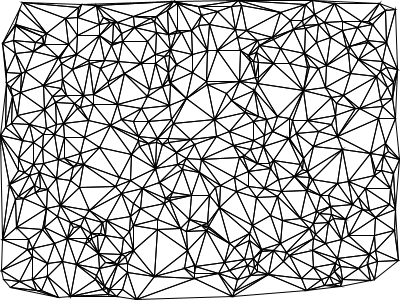
Frame 1 (no input)
Frame 2 (the mouse pressed at the canvas centre, redrawn once): identical to frame 1, image omitted

The Processing sketch that drew this single still picture (run headless with seeded random() and noise(); the mouse was pressed at the canvas centre and the sketch redrawn once):

// Processing sketch: sketch_170118
// ── sketch_170118.pde
//DelaunayTriangles
DelaunayTriangles delaunay;

void setup(){
  size(400, 300);
  noLoop();
  
  //ランダムな頂点のリストを作成
  ArrayList ptList = new ArrayList();
  for(int i = 0; i < 500; i++){
    ptList.add(new PVector(random(width),random(height)));
  }
  
  //作成したリストを基に、DelaunayTrianglesオブジェクトを作成
  delaunay = new DelaunayTriangles(ptList);
}

void draw(){
  background(255);
  stroke(0);
  noFill();
  smooth();
  
  delaunay.draw();
}  
// ── Circle.pde
class Circle{
  Point center;
  float radius;
  
  //中心座標と半径を与えて円を作る
  public Circle(PVector c, float r){
    this.center = new Point(c);
    this.radius = r;
  }
  
  //描画(デバッグ用)
  public void draw(){
    ellipse(center.x, center.y, radius * 2, radius *2); 
  }  
}
// ── DelaunayTriangles.pde
//HashSetを使うためにimportが必要
import java.util.*;


class DelaunayTriangles{
  public HashSet triangleSet; //三角形リスト
  
  //与えらた点のリストを基にDelaunay分割を行う
  public DelaunayTriangles(ArrayList pointList){
     DelaunayTriangulation(pointList);
  }
  
  //点のリストを与えて、Delaunay三角分割を行う
  public void DelaunayTriangulation(ArrayList pointList){
    //三角形リストを初期化
    triangleSet = new HashSet();
    
    // 巨大な外部三角形をリストに追加
    Triangle hugeTriangle = getHugeTriangle();
    triangleSet.add(hugeTriangle);

    try {
      // --------------------------------------
      // 点を逐次添加し、反復的に三角分割を行う
      // --------------------------------------
      for(Iterator pIter = pointList.iterator(); pIter.hasNext(); ) {
        Object element = pIter.next();
        Point p = element instanceof Point ? 
            (Point)element : new Point((PVector)element);
        
        // --------------------------------------
        // 追加候補の三角形を保持する一時ハッシュ
        // --------------------------------------
        // 追加候補の三角形のうち、「重複のないものだけ」を
        // 三角形リストに新規追加する
        //          → 重複管理のためのデータ構造
        // tmpTriangleSet
        //  - Key   : 三角形
        //  - Value : 重複していないかどうか
        //            - 重複していない : true
        //            - 重複している   : false
        // --------------------------------------
        HashMap tmpTriangleSet = new HashMap();

        // --------------------------------------
        // 現在の三角形リストから要素を一つずつ取り出して、
        // 与えられた点が各々の三角形の外接円の中に含まれるかどうか判定
        // --------------------------------------
        for(Iterator tIter=triangleSet.iterator(); tIter.hasNext();){
          // 三角形リストから三角形を取り出して…
          Triangle t = (Triangle)tIter.next();
              
          // その外接円を求める。
          Circle c = getCircumscribedCirclesOfTriangle(t);
              
          // --------------------------------------
          // 追加された点が外接円内部に存在する場合、
          // その外接円を持つ三角形をリストから除外し、
          // 新たに分割し直す
          // --------------------------------------
          if (Point.dist(c.center, p) <= c.radius) {
            // 新しい三角形を作り、一時ハッシュに入れる
            addElementToRedundanciesMap(tmpTriangleSet,
              new Triangle(p, t.p1, t.p2));
            addElementToRedundanciesMap(tmpTriangleSet,
              new Triangle(p, t.p2, t.p3));
            addElementToRedundanciesMap(tmpTriangleSet,
              new Triangle(p, t.p3, t.p1));
            
            // 旧い三角形をリストから削除
            tIter.remove();            
          }
        }
        
        // --------------------------------------
        // 一時ハッシュのうち、重複のないものを三角形リストに追加 
        // --------------------------------------
        for(Iterator tmpIter = tmpTriangleSet.entrySet().iterator();
            tmpIter.hasNext();) {

          Map.Entry entry = (Map.Entry)tmpIter.next();
          Object t = entry.getKey();
          
          boolean isUnique = 
              ((Boolean)entry.getValue()).booleanValue();

          if(isUnique) {
            triangleSet.add(t);
          }
        }
      }
      
      // 最後に、外部三角形の頂点を削除
      for(Iterator tIter = triangleSet.iterator(); tIter.hasNext();){
        // 三角形リストから三角形を取り出して
        Triangle t = (Triangle)tIter.next();
        // もし外部三角形の頂点を含む三角形があったら、それを削除
        if(hugeTriangle.hasCommonPoints(t)) {
          tIter.remove();
        }
      }
    } catch (Exception ex) {
      return;
    }
  }

  // ======================================
  // 描画
  // ======================================
  public void draw() {
    for(Iterator it = triangleSet.iterator(); it.hasNext(); ) {
      Triangle t = (Triangle)it.next();
      t.draw();
    }
  }
  
  
  // ======================================
  // ※ ここからprivateメソッド
  // ======================================
  
  
  // ======================================
  // 一時ハッシュを使って重複判定
  // hashMap
  //  - Key   : 三角形
  //  - Value : 重複していないかどうか
  //            - 重複していない : true
  //            - 重複している   : false
  // ======================================
  private void addElementToRedundanciesMap(HashMap hashMap, Object t)
  {
    if (hashMap.containsKey((Triangle)t)) {
      // 重複あり : Keyに対応する値にFalseをセット
      hashMap.put(t, new Boolean(false));
    } else {
      // 重複なし : 新規追加し、
      hashMap.put(t, new Boolean(true));
    }
  }
  
  // ======================================
  // 最初に必要な巨大三角形を求める
  // ======================================
  // 画面全体を包含する正三角形を求める
  private Triangle getHugeTriangle() {
    return getHugeTriangle(new PVector(0, 0), 
                           new PVector(width, height));    
  }
  // 任意の矩形を包含する正三角形を求める
  // 引数には矩形の左上座標および右下座標を与える
  private Triangle getHugeTriangle(PVector start, PVector end) {
    // start: 矩形の左上座標、
    // end  : 矩形の右下座標…になるように
    if(end.x < start.x) {
      float tmp = start.x;
      start.x = end.x;
      end.x = tmp;
    }
    if(end.y < start.y) {
      float tmp = start.y;
      start.y = end.y;
      end.y = tmp;
    }
    
    // 1) 与えられた矩形を包含する円を求める
    //      円の中心 c = 矩形の中心
    //      円の半径 r = |p - c| + ρ
    //    ただし、pは与えられた矩形の任意の頂点
    //    ρは任意の正数
    Point center = new Point( (end.x - start.x) / 2.0,
                              (end.y - start.y) / 2.0 );
    float radius = Point.dist(center, start) + 1.0;
    
    // 2) その円に外接する正三角形を求める
    //    重心は、円の中心に等しい
    //    一辺の長さは 2√3･r
    float x1 = center.x - sqrt(3) * radius;
    float y1 = center.y - radius;
    Point p1 = new Point(x1, y1);
    
    float x2 = center.x + sqrt(3) * radius;
    float y2 = center.y - radius;
    Point p2 = new Point(x2, y2);
    
    float x3 = center.x;
    float y3 = center.y + 2 * radius;
    Point p3 = new Point(x3, y3);

    return new Triangle(p1, p2, p3);    
  }
  
  // ======================================
  // 三角形を与えてその外接円を求める
  // ======================================
  private Circle getCircumscribedCirclesOfTriangle(Triangle t) {
    // 三角形の各頂点座標を (x1, y1), (x2, y2), (x3, y3) とし、
    // その外接円の中心座標を (x, y) とすると、
    //     (x - x1) * (x - x1) + (y - y1) * (y - y1)
    //   = (x - x2) * (x - x2) + (y - y2) * (y - y2)
    //   = (x - x3) * (x - x3) + (y - y3) * (y - y3)
    // より、以下の式が成り立つ
    //
    // x = { (y3 - y1) * (x2 * x2 - x1 * x1 + y2 * y2 - y1 * y1)
    //     + (y1 - y2) * (x3 * x3 - x1 * x1 + y3 * y3 - y1 * y1)} / c
    //
    // y = { (x1 - x3) * (x2 * x2 - x1 * x1 + y2 * y2 - y1 * y1)
    //     + (x2 - x1) * (x3 * x3 - x1 * x1 + y3 * y3 - y1 * y1)} / c
    //
    // ただし、
    //   c = 2 * {(x2 - x1) * (y3 - y1) - (y2 - y1) * (x3 - x1)}
    
    float x1 = t.p1.x;
    float y1 = t.p1.y;
    float x2 = t.p2.x;
    float y2 = t.p2.y;
    float x3 = t.p3.x;
    float y3 = t.p3.y;
    
    float c = 2.0 * ((x2 - x1) * (y3 - y1) - (y2 - y1) * (x3 - x1));
    float x = ((y3 - y1) * (x2 * x2 - x1 * x1 + y2 * y2 - y1 * y1)
             + (y1 - y2) * (x3 * x3 - x1 * x1 + y3 * y3 - y1 * y1))/c;
    float y = ((x1 - x3) * (x2 * x2 - x1 * x1 + y2 * y2 - y1 * y1)
             + (x2 - x1) * (x3 * x3 - x1 * x1 + y3 * y3 - y1 * y1))/c;
    Point center = new Point(x, y);
    
    // 外接円の半径 r は、半径から三角形の任意の頂点までの距離に等しい
    float r = Point.dist(center, t.p1);
    
    return new Circle(center, r);
  }
}
// ── Point.pde
class Point extends PVector{
  
  public Point(){
    super();
  }
  
  public Point(float x, float y){
    super(x, y); 
  }
  
  public Point(float x, float y, float z){
    super(x, y, z); 
  }
  
  public Point(PVector v){
    this.x = v.x;
    this.y = v.y;
    this.z = v.z;
  }
  
  //同値判定
  public boolean equals(Object o){
    boolean retVal;
    try{
      PVector p = (PVector)o;
      return (x == p.x && y == p.y && z == p.z);
    }catch(Exception ex){
      return false;
    }  
  }
  
  //点を描画
  public void draw(){
    point(x, y); 
  }  
}
// ── Triangle.pde
class Triangle{
  public Point p1, p2, p3;
  
  //3頂点を与えて三角形をつくる
  public Triangle(PVector p1, PVector p2, PVector p3){
     this.p1 = p1 instanceof Point ? (Point)p1 : new Point(p1);
     this.p2 = p2 instanceof Point ? (Point)p2 : new Point(p2);
     this.p3 = p3 instanceof Point ? (Point)p3 : new Point(p3);
  }
  
  //同値判定
  public boolean equals(Object obj){
    try {
      Triangle t = (Triangle)obj;
      //同値判定に頂点を用いると、三角形の頂点の順番を網羅的に考慮する分、条件判定が多くなる
      return(p1.equals(t.p1) && p2.equals(t.p2) && p3.equals(t.p3) ||  
             p1.equals(t.p2) && p2.equals(t.p3) && p3.equals(t.p1) ||  
             p1.equals(t.p3) && p2.equals(t.p1) && p3.equals(t.p2) ||  
                
             p1.equals(t.p3) && p2.equals(t.p2) && p3.equals(t.p1) ||  
             p1.equals(t.p2) && p2.equals(t.p1) && p3.equals(t.p3) ||  
             p1.equals(t.p1) && p2.equals(t.p3) && p3.equals(t.p2) ); 
    } catch (Exception ex){
      return false; 
    }
  }
  
  //ハッシュ表で管理できるようにhashCodeをオーバーライド
  public int hashCode(){
    return 0; 
  }
  
  //描画
  public void draw(){
    triangle(p1.x, p1.y, p2.x, p2.y, p3.x, p3.y);
  }  
  
  //他の三角形と共有点を持つか
  public boolean hasCommonPoints(Triangle t){
     return (p1.equals(t.p1) || p1.equals(t.p2) || p1.equals(t.p3) ||  
            p2.equals(t.p1) || p2.equals(t.p2) || p2.equals(t.p3) ||  
            p3.equals(t.p1) || p3.equals(t.p2) || p3.equals(t.p3) ); 
  }  
}
